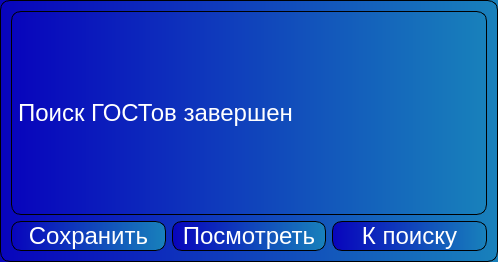
<?xml version="1.0" encoding="UTF-8"?>
<ui version="4.0">
 <class>successfully_read</class>
 <widget class="QDialog" name="successfully_read">
  <property name="geometry">
   <rect>
    <x>0</x>
    <y>0</y>
    <width>498</width>
    <height>262</height>
   </rect>
  </property>
  <property name="sizePolicy">
   <sizepolicy hsizetype="Minimum" vsizetype="Fixed">
    <horstretch>0</horstretch>
    <verstretch>0</verstretch>
   </sizepolicy>
  </property>
  <property name="maximumSize">
   <size>
    <width>600</width>
    <height>500</height>
   </size>
  </property>
  <property name="windowTitle">
   <string>Success</string>
  </property>
  <property name="styleSheet">
   <string notr="true">* {
	font-size: 24px;
	text-align: center;
	border: 0.5px solid black;
	border-radius: 10px; 
}

QLabel {
 	qproperty-alignment: AlignCenter; 
	
}

QWidget {
	background-color: qlineargradient(spread:pad, x1:0, y1:0, x2:1, y2:0, stop:0 rgba(8, 4, 188, 255), stop:1 rgba(24, 129, 187, 255));
	color: white;
}

QPushButton:hover {
	background: rgba(16, 67, 188, 255);
}

QPushButton:pressed {
	background: rgba(8, 4, 188, 255);
}
</string>
  </property>
  <layout class="QVBoxLayout" name="verticalLayout">
   <item>
    <widget class="QLabel" name="label">
     <property name="text">
      <string>Поиск ГОСТов завершен</string>
     </property>
    </widget>
   </item>
   <item>
    <layout class="QHBoxLayout" name="horizontalLayout">
     <item>
      <widget class="QPushButton" name="save_btn">
       <property name="sizePolicy">
        <sizepolicy hsizetype="Preferred" vsizetype="Fixed">
         <horstretch>0</horstretch>
         <verstretch>0</verstretch>
        </sizepolicy>
       </property>
       <property name="text">
        <string>Сохранить</string>
       </property>
       <property name="icon">
        <iconset resource="../qrc/resoursec.qrc">
         <normaloff>:/icons/SaveFilled.svg</normaloff>:/icons/SaveFilled.svg</iconset>
       </property>
       <property name="iconSize">
        <size>
         <width>30</width>
         <height>30</height>
        </size>
       </property>
      </widget>
     </item>
     <item>
      <widget class="QPushButton" name="watch_btn">
       <property name="sizePolicy">
        <sizepolicy hsizetype="Preferred" vsizetype="Fixed">
         <horstretch>0</horstretch>
         <verstretch>0</verstretch>
        </sizepolicy>
       </property>
       <property name="text">
        <string>Посмотреть</string>
       </property>
       <property name="icon">
        <iconset resource="../qrc/resoursec.qrc">
         <normaloff>:/icons/Eye.svg</normaloff>:/icons/Eye.svg</iconset>
       </property>
       <property name="iconSize">
        <size>
         <width>30</width>
         <height>30</height>
        </size>
       </property>
      </widget>
     </item>
     <item>
      <widget class="QPushButton" name="to_btn">
       <property name="sizePolicy">
        <sizepolicy hsizetype="Preferred" vsizetype="Fixed">
         <horstretch>0</horstretch>
         <verstretch>0</verstretch>
        </sizepolicy>
       </property>
       <property name="text">
        <string>К поиску</string>
       </property>
       <property name="icon">
        <iconset resource="../qrc/resoursec.qrc">
         <normaloff>:/icons/ChooseItem.svg</normaloff>:/icons/ChooseItem.svg</iconset>
       </property>
       <property name="iconSize">
        <size>
         <width>30</width>
         <height>30</height>
        </size>
       </property>
      </widget>
     </item>
    </layout>
   </item>
  </layout>
 </widget>
 <resources>
  <include location="../qrc/resoursec.qrc"/>
 </resources>
 <connections/>
</ui>
